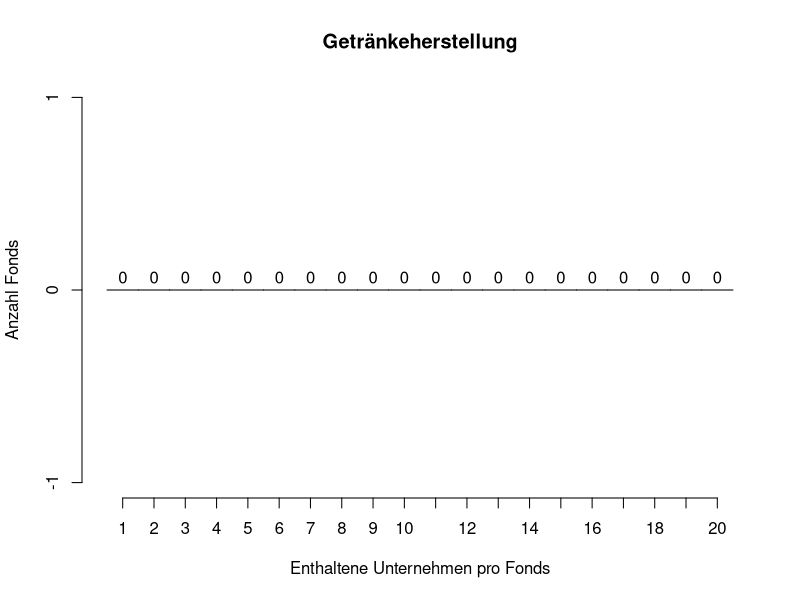

Here is the R script that generated this plot:
#Anzeigen und Setzen des Working Directorys
getwd()
setwd("/Users/jonas/Documents/Promotion/Datenauswertung/Daten/Bereinigte Daten DE und USA (final)")


# Aktivieren der Pakete
library(tidyverse)
library(dplyr)


# Erstellen einer Liste filenames, die die Dateinamen der Bestandslisten enthält
filenames <- list.files()


# Einlesen aller Bestandslisten in einer Liste mit dem Namen fund_list
# 204 DE_ETFs
# 235 US_ETFs - 17 Currency Hedged ETFs (enthalten nur einen anderen ETF und Currency Forwards)
# Insgesamt: 422 Bestandslisten
fund_list  <- lapply(filenames, read.csv2)


# Erstellen einer Liste mit dem Namen ISIN_list, die die ISINS der zu suchenden Unternehmen enthält
# In die Auswertung werden nur die börsennotierten Unternehmen der zu untersuchenden Branche einbezogen.
ISIN_list <- c("BRABEVACNOR1",     # Ambev
               "BE0974293251",     # Anheuser-Busch InBev
               "JP3116000005",     # Asahi
               "HK0392044647",     # Beijing Enterprises
               "GB00B0N8QD54",     # Britvic
               "DK0010181759",     # Carlsberg
               "KYG2177B1014",     # CK Asset (Greene King)
               "GB00BDCPN049",     # Coca-Cola European Partners
               "FR0000120644",     # Danone
               "IT0005252207",     # Davide Campari
               "GB0002374006",     # Diageo
               "US49271V1008",     # Dr Pepper Snapple Group
               "MXP320321310",     # Fomento Economico Mexicano
               "US3703341046",     # General Mills
               "NL0000009165",     # Heineken
               "PTJMT0AE0001",     # Jeronimo Martins
               "JP3258000003",     # Kirin Holdings
               "GB00B1JQDM80",     # Marstons
               "US60871R2094",     # Molson Coors
               "US6092071058",     # Mondelez
               "CH0038863350",     # Nestle
               "US7134481081",     # PepsiCo
               "CLP7980K1070",     # Quinenco
               "PHY751061151",     # San Miguel
               "HK0019000162",     # Swire Pacific
               "US1912161007",     # The Coca-Cola Company
               "NL0000388619")     # Unilever



# Ertstellen einer leeren Liste mit dem Namen data, um die Daten zu speichern
data <- list()

# Loop über alle Fonds (funds)
for (fund in fund_list) {
  
  # Erstellen eines numerischen Vektors in der Länge der ISIN_list für eine Reihe
  row <- numeric(length(ISIN_list))
  
  # Loop über alle ISINs
  for (i in seq_along(ISIN_list)) {
    
    # Überprüfen, ob ISIN im Fonds (fund) vorkommt, und Ergebnis mit 0 oder 1 im Vektor row festhalten
    row[i] <- as.integer(ISIN_list[i] %in% fund$ISIN)
  }
  
  # Anhängen des Vektors für die aktuellen Reihe (für einen Fonds) an die Liste data
  data <- append(data, list(row))
}


# Benennen der Vektoren für die Fonds nach den Fondsnamen (wie in den Dateinamen)
names(data) <- filenames


# Konvertieren der Liste data zu einer Matrix
matrix_combined <- t(bind_rows(data))
colnames(matrix_combined) <- ISIN_list


#Konvertieren der Matrix zu einem Data Frame
df_combined <- as.data.frame(matrix_combined)


# Anfügen einer weiteren Spalte mit der Summe aller Treffer pro Fonds
df_combined$Summe <- rowSums(df_combined)


# Erstellen eines neuen Data Frames unter Zuweisung des Werts NA bei einer Summe 0
# Diese Anpassung dient der statistischen Auswertung. Fonds, die kein einziges Unternehmen der Branche halten, sind neutral
# in ihrem Interesse und müssen daher bei der Auswertung ausgeklammert werden.
df_cleaned <- df_combined
df_cleaned$Summe [df_cleaned$Summe == 0] <- NA


# Statistische Auswertung
summary(df_combined$Summe)
summary(df_cleaned$Summe)


# Grafische Darstellung mittels Histogramm
h <- hist(df_cleaned$Summe,
          main = "Getränkeherstellung",
          xlab = "Enthaltene Unternehmen pro Fonds",
          ylab = "Anzahl Fonds",
          breaks = seq(0.5, 20.5, length = 21),
          xaxt = 'n')
axis(side = 1, at=seq(1, 20, 1))
text(h$mids, h$counts, labels = h$counts, adj = c(0.5, -0.5))
